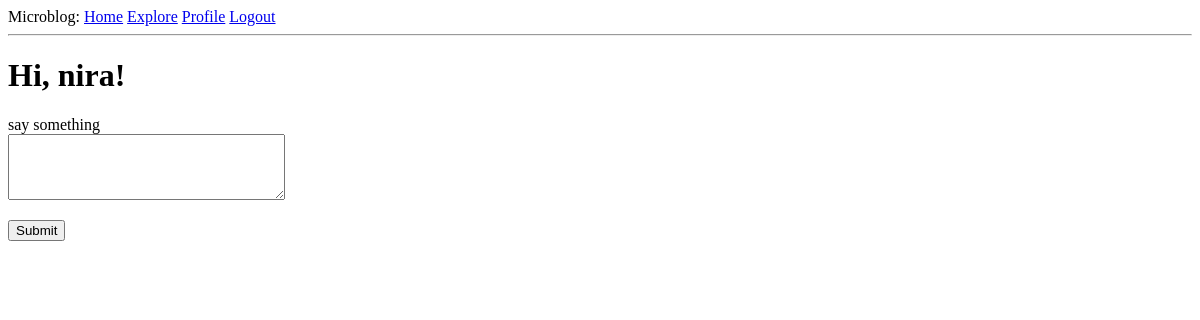
The app's page /index (signed in), older data.
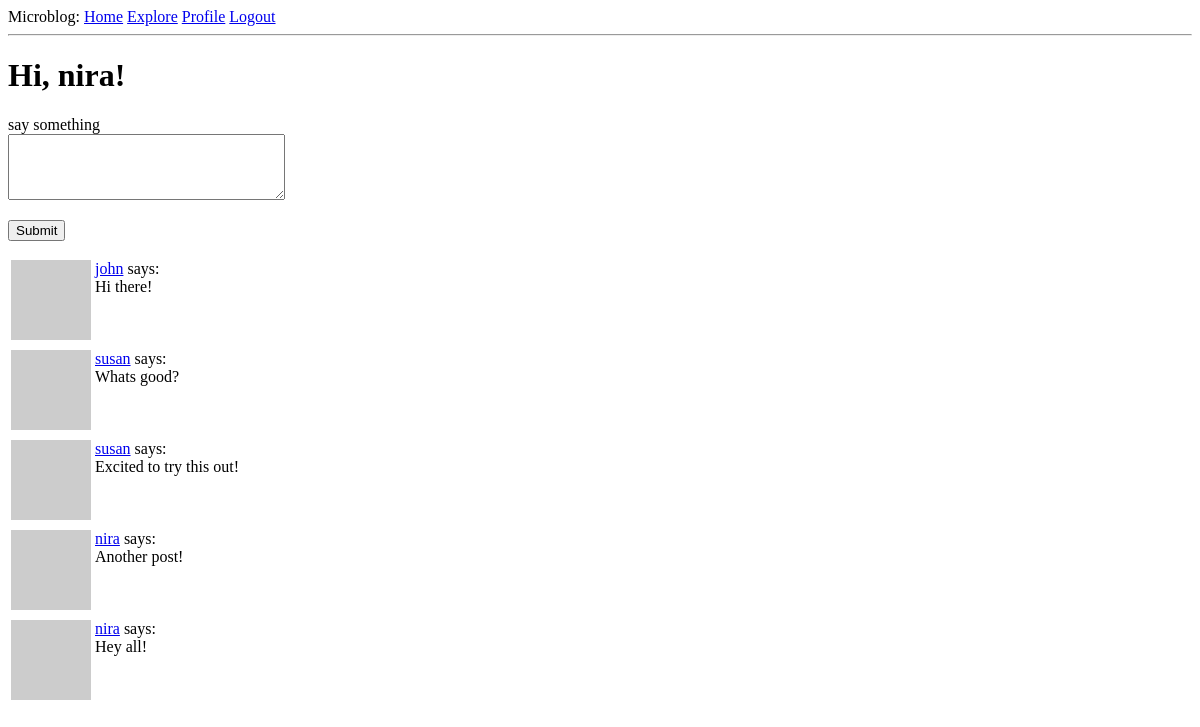
The same page, newer data.
### app/models.py (models this page shows, shortened)
class Post(db.Model):
    id: so.Mapped[int] = so.mapped_column(primary_key=True)
    body: so.Mapped[str] = so.mapped_column(sa.String(140))
    timestamp: so.Mapped[datetime] = so.mapped_column(
        index=True, default=lambda: datetime.now(timezone.utc))
    user_id: so.Mapped[int] = so.mapped_column(sa.ForeignKey(User.id),index=True)
    author: so.Mapped['User'] = so.relationship('User', back_populates='posts')

class User(UserMixin, db.Model):
    id: so.Mapped[int] = so.mapped_column(primary_key=True)
    username: so.Mapped[str] = so.mapped_column(sa.String(64),index=True,unique=True)
    email: so.Mapped[str] = so.mapped_column(sa.String(120), index=True, unique=True)
    password_hash: so.Mapped[Optional[str]] = so.mapped_column(sa.String(256))
    about_me: so.Mapped[Optional[str]] = so.mapped_column(sa.String(140))
    last_seen: so.Mapped[Optional[datetime]] = so.mapped_column(
        default=lambda: datetime.now(timezone.utc))
    posts: so.WriteOnlyMapped['Post'] = so.relationship('Post', back_populates='author')
    following: so.WriteOnlyMapped['User'] = so.relationship(
        secondary=followers, primaryjoin=(followers.c.follower_id==id),
        secondaryjoin=(followers.c.followed_id==id),
        back_populates='followers')
    followers: so.WriteOnlyMapped['User'] = so.relationship(
        secondary=followers, primaryjoin=(followers.c.followed_id==id),
        secondaryjoin=(followers.c.follower_id==id),
        back_populates='following')
    def avatar(self, size):
        digest = md5(self.email.lower().encode('utf-8')).hexdigest()
        return f"https://www.gravatar.com/avatar/{digest}?d=identicon&s={size}"
    def following_posts(self):
        Author = so.aliased(User)
        Follower = so.aliased(User)
        return (
            sa.select(Post)
            .join(Post.author.of_type(Author))
            .join(Author.followers.of_type(Follower), isouter=True)
            .where(sa.or_(
                Follower.id == self.id,
                Author.id == self.id
            ))
            .group_by(Post)
            .order_by(Post.timestamp.desc())
        )

### app/routes.py (the view)
@app.route('/',methods=['POST', 'GET'])
@app.route('/index',methods=['POST', 'GET'])
@login_required
def index():
    form = PostForm()
    if form.validate_on_submit():
        post = Post(body=form.post.data, author=current_user)
        db.session.add(post)
        db.session.commit()
        flash('Your post is now live!')
        return redirect(url_for('index'))
    page = request.args.get('page',1,type=int)
    posts = db.paginate(current_user.following_posts(),page=page,
                        per_page=app.config['POSTS_PER_PAGE'],error_out=False)
    next_url = url_for('index', page=posts.next_num) \
        if posts.has_next else None
    prev_url = url_for('index', page=posts.prev_num) \
        if posts.has_prev else None
    return render_template('index.html', title='Home',form=form, posts=posts.items, next_url=next_url, prev_url=prev_url)

### app/forms.py
class PostForm(FlaskForm):
    post = TextAreaField('say something', validators=[
        DataRequired(), Length(min=1,max=140)])
    submit = SubmitField('Submit')

### app/models.py (called while the page is built)
@login.user_loader
def load_user(id):
    return db.session.get(User, int(id))

### app/routes.py (called while the page is built)
@app.before_request
def before_request():
    if current_user.is_authenticated:
        current_user.last_seen = datetime.now(timezone.utc)
        db.session.commit()

### app/templates/index.html (shortened to what this page needs)
{% extends "base.html" %}
{% block content %}
    <h1>Hi, {{current_user.username}}!</h1>
    {% if form %}
    <form action="" method="post">
        <p>
            {{ form.post.label }}<br>
            {{ form.post(cols=32,rows=4) }}<br>
        </p>
        <p>{{ form.submit }}</p>
    </form>
    {% endif %}
    {% for post in posts %}
        {% include '_post.html' %}
    {% endfor %}
{% endblock %}

### app/templates/_post.html
<table>
    <tr valign="top">
        <td><img src="{{ post.author.avatar(36) }}" alt=""></td>
        <td>
            <a href="{{ url_for('user', username=post.author.username) }}">{{ post.author.username}}</a>
            says:<br>{{ post.body}}</td>
    </tr>
</table>

Row changes from the older to the newer data that the page shows:
added Post: author.username "john", body "Hi there!"
added Post: author.username "susan", body "Whats good?"
added Post: author.username "susan", body "Excited to try this out!"
added Post: author.username "nira", body "Another post!"
added Post: author.username "nira", body "Hey all!"
